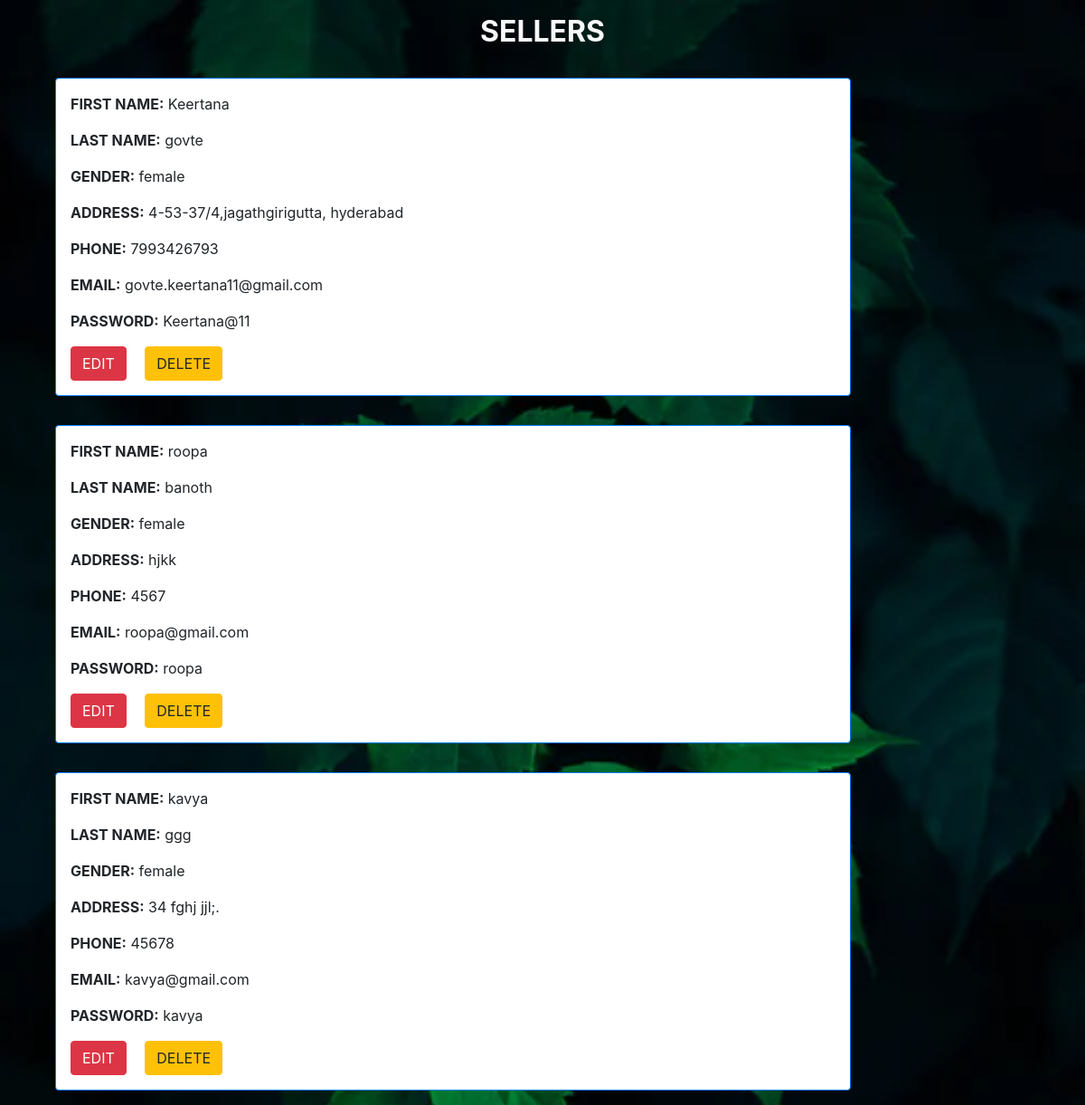
Screenshot of /manage_seller.php with the database file from the repository.
### tables this page shows
CREATE TABLE `seller_registration` (
  `first_name` varchar(255) NOT NULL,
  `last_name` varchar(255) NOT NULL,
  `gender` varchar(255) NOT NULL,
  `address` varchar(255) NOT NULL,
  `phone` varchar(255) NOT NULL,
  `email` varchar(255) NOT NULL,
  `password` varchar(255) NOT NULL
);

### manage_seller.php (the view, shortened to what this page needs)
<?php
  require_once 'core/init.php';
  $sql = "SELECT * FROM seller_registration";
  $featured = $db->query($sql);
  ?>
<!DOCTYPE html>
<html>
<head>
  <link rel="stylesheet" href="https://stackpath.bootstrapcdn.com/bootstrap/4.5.2/css/bootstrap.min.css">
    <link rel="stylesheet" href="https://cdn.jsdelivr.net/npm/bootstrap@4.6.0/dist/css/bootstrap.min.css">
  <link rel="stylesheet" href="https://cdn.jsdelivr.net/npm/bootstrap@4.6.0/dist/css/bootstrap.min.css">
          <link rel="stylesheet" href="https://cdnjs.cloudflare.com/ajax/libs/font-awesome/4.7.0/css/font-awesome.min.css">
</head>
<body>
  <div class="bg">
    <h2 class="text-center text-light font-weight-bold m-3 ">SELLERS</h2>
    <div class="container d-flex flex-column">
      <?php while($product = mysqli_fetch_assoc($featured)) : ?>
         <div class="card d-flex flex-row m-3 border border-primary  rounded-start " style="width: 55rem; ">
        <div class="desc text-justify p-3">
        <p class="card-text"><b>FIRST NAME:</b> <?=$product['first_name']; ?></p>
        <p class="card-text"><b>LAST NAME:</b> <?=$product['last_name']; ?></p>
        <p class="card-text"><b>GENDER:</b> <?=$product['gender']; ?></p>
        <p class="card-text"><b>ADDRESS:</b> <?=$product['address']; ?></p>
       <p class="card-text"><b>PHONE:</b> <?=$product['phone']; ?></p>
      <p class="card-text"><b>EMAIL:</b> <?=$product['email']; ?></p>
    <p class="card-text"><b>PASSWORD:</b> <?=$product['password']; ?></p>
    <button class="btn btn-danger "  onclick="window.location.href='admin_seller_account_edit.php'">EDIT</button>
    <button class="btn btn-warning ml-3"  onclick="window.location.href='admin_seller_account_delete.php'">DELETE </button>
    </div>    </div>
    <?php endwhile; ?>
    </div>
  </div>
</body></html>

### manage_seller.php (style rules this page uses)
body { background-image: url("./images/bg9.webp"); background-repeat: no-repeat; background-size: cover; }

### rows the page displays
seller_registration: first_name "Keertana", last_name "govte", gender "female", address "4-53-37/4,jagathgirigutta, hyderabad", phone "7993426793", email "govte.keertana11@gmail.com", password "Keertana@11"
seller_registration: first_name "roopa", last_name "banoth", gender "female", address "hjkk", phone "4567", email "roopa@gmail.com", password "roopa"
seller_registration: first_name "kavya", last_name "ggg", gender "female", address "34 fghj jjl;.", phone "45678", email "kavya@gmail.com", password "kavya"
